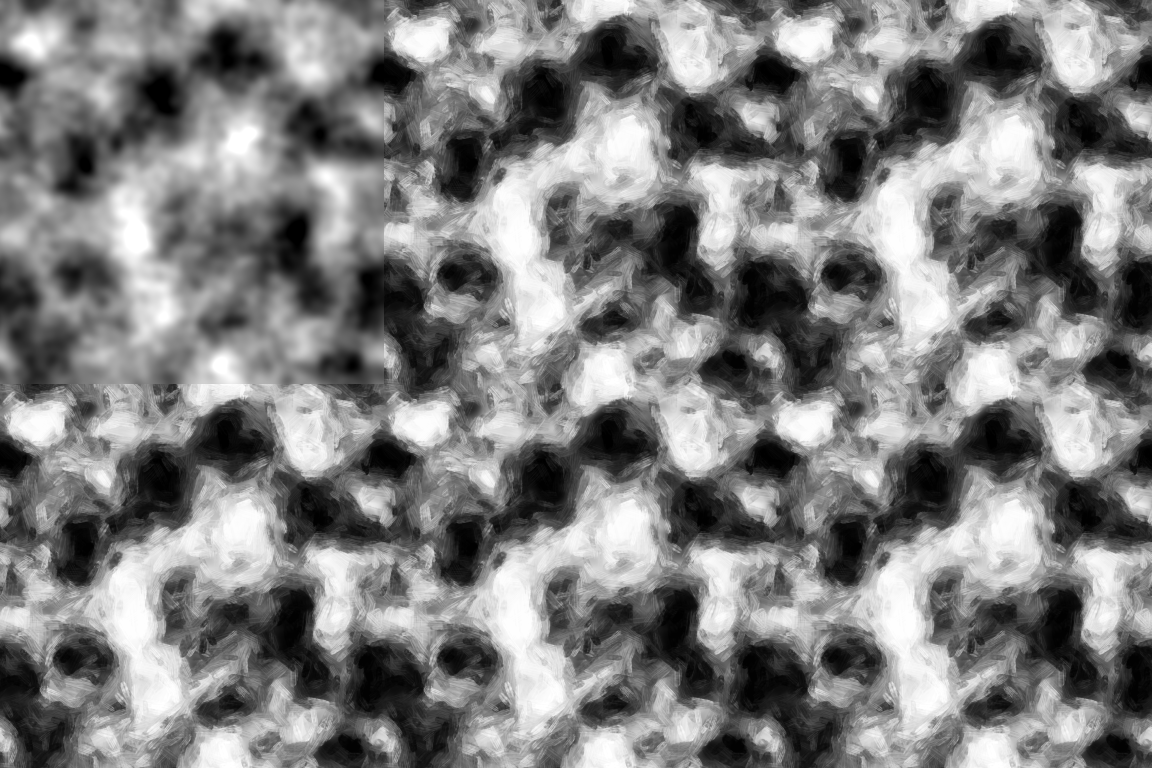
#> input picture Tools/GwenPainterly/BrushNoise/BrushNoise_preview.png, 2304 x 1536 px (shown at 1/2 size); its folder holds only this picture in this run
$ python bake_brush_noise.py --source BrushNoise_preview.png
#> lines starting #> are read from the running program, lines starting #| are printed output that depends on the picture
"""Bake a hand-painted (brush stroke) noise map, tileable.

Same idea as the Blender "Paint System" addon's *Brush Painter* image filter (shown in
https://www.youtube.com/watch?v=TWA-CJ4Qf14), i.e. a Hertzmann style layered stroke painter:

  1. source image  = tileable band-limited noise (or --source <image>, treated as tileable)
  2. colour guide  = Gaussian blurred source (--gaussian-sigma, px)
  3. direction     = gradient of the (more strongly) blurred source; the brush is rotated by the gradient angle,
                     so with an upright brush the stroke runs along the iso-lines (--rotation-offset adds degrees)
  4. N steps (--steps) from big brush (--max-scale) to small brush (--min-scale), opacity --start-opacity -> --end-opacity;
     per step random stamps until `coverage_density` of the image area is covered (overlap factor 0.7),
     each stamp takes the colour of the blurred source at its centre
  5. everything wraps around (torus) -> the result tiles seamlessly, which a world-space stroke threshold map needs

This is an independent re-implementation of that published idea (numpy + cv2), it does not contain addon code.
Brushes: procedural dry-bristle strokes by default, or --brush-folder <dir of RGBA/gray PNG stamps> (alpha = mask).
NOTE the addon's own brush PNGs are GPL-3.0; keep them outside the repo unless you are fine with that.

Outputs (Tools/GwenPainterly/BrushNoise/, or --out):
  <name>.png            16-bit gray, linear (import with sRGB OFF, wrap = Repeat)
  <name>_preview.png    source | painted | 2x2 tiling (seam check)
  <name>.json           parameters + seam statistics

  python bake_brush_noise.py --size 2048 --seed 7
"""
import argparse, glob, json, time
from pathlib import Path
import numpy as np, cv2

ap = argparse.ArgumentParser()
ap.add_argument('--size', type=int, default=2048)
ap.add_argument('--seed', type=int, default=7)
ap.add_argument('--name', default='BrushNoise')
ap.add_argument('--out', default=str(Path(__file__).resolve().parent))
ap.add_argument('--source', default=None, help='gray/colour image used as the source instead of generated noise (treated as tileable)')
ap.add_argument('--noise-scale', type=float, default=0.05, help='feature size of the generated source noise, fraction of image size')
ap.add_argument('--octaves', type=int, default=3)
# Brush Painter parameters (defaults = addon defaults, flow sigma is separate here)
ap.add_argument('--coverage-density', type=float, default=0.7)
ap.add_argument('--steps', type=int, default=5)
ap.add_argument('--min-scale', type=float, default=0.05, help='smallest brush, fraction of image size')
ap.add_argument('--max-scale', type=float, default=0.14, help='biggest brush, fraction of image size')
ap.add_argument('--start-opacity', type=float, default=0.4)
ap.add_argument('--end-opacity', type=float, default=1.0)
ap.add_argument('--gaussian-sigma', type=float, default=3.0, help='blur (px) of the colour the stamps pick up')
ap.add_argument('--flow-sigma', type=float, default=28.0, help='blur (px) before the gradient that drives the stroke direction')
ap.add_argument('--gradient-threshold', type=float, default=0.0, help='skip stamps where normalised gradient magnitude is below this')
ap.add_argument('--rotation-offset', type=float, default=0.0, help='degrees added to the gradient angle')
ap.add_argument('--random-rotation', type=float, default=30.0, help='+-range/2 degrees of random extra rotation per stamp')
ap.add_argument('--rotation-bins', type=int, default=180)
ap.add_argument('--brush-folder', default=None)
ap.add_argument('--procedural-brushes', type=int, default=12)
ap.add_argument('--stroke-tone', type=float, default=0.25, help='how strongly the brush bristle streaks modulate the stamp colour (0 = flat colour like the addon)')
ap.add_argument('--stamp-jitter', type=float, default=0.16, help='random +- tone offset per stamp')
ap.add_argument('--brush-aspect', type=float, default=0.35, help='procedural brush width / length (smaller = longer strokes)')
ap.add_argument('--contrast', type=float, default=1.0, help='stretch of the source around 0.5 before painting')
ap.add_argument('--no-equalize', action='store_true', help='keep the painted values; default rank-equalises to a uniform histogram (so threshold = coverage)')
args = ap.parse_args()

T0 = time.time()
log = lambda *a: print(f'[{time.time() - T0:6.1f}s]', *a, flush=True)
rng = np.random.default_rng(args.seed)
S = args.size
H = W = S


# ------------------------------------------------------------------ periodic helpers
def periodic_gaussian(img, sigma):
    """Gaussian blur with wrap-around (FFT), keeps tileability."""
    if sigma <= 0:
        return img.astype(np.float32, copy=True)
    h, w = img.shape
    fy = np.fft.fftfreq(h).astype(np.float32)[:, None]
    fx = np.fft.rfftfreq(w).astype(np.float32)[None, :]
    g = np.exp(np.float32(-2.0 * np.pi ** 2 * sigma ** 2) * (fx ** 2 + fy ** 2))   # float32 + rfft: low memory (box is near its commit limit)
    spec = np.fft.rfft2(img.astype(np.float32))
    spec *= g
    return np.fft.irfft2(spec, s=(h, w)).astype(np.float32)


def normalise01(a, lo=1.0, hi=99.0):
    l, h = np.percentile(a, [lo, hi])
    return np.clip((a - l) / max(h - l, 1e-8), 0.0, 1.0).astype(np.float32)


def make_source():
    if args.source:
        im = cv2.imread(args.source, cv2.IMREAD_UNCHANGED)
#> im is the input picture: shape (1536, 2304); min 0, max 255, mean 127.1
        if im.ndim == 3:
            im = cv2.cvtColor(im[..., :3], cv2.COLOR_BGR2GRAY)
        im = im.astype(np.float32) / (65535.0 if im.dtype == np.uint16 else 255.0)
        return cv2.resize(im, (W, H), interpolation=cv2.INTER_AREA)
    acc = np.zeros((H, W), np.float32)
    amp, sig = 1.0, args.noise_scale * S
    for _ in range(args.octaves):
        n = periodic_gaussian(rng.standard_normal((H, W)).astype(np.float32), sig)
        acc += amp * (n / max(n.std(), 1e-8))
        amp *= 0.5
        sig *= 0.5
    return normalise01(acc)


# ------------------------------------------------------------------ brushes
def procedural_brush(r, size=192):
    """Upright dry-bristle stroke (long axis = image vertical), alpha mask in [0, 1]."""
    L = size                                     # length
    Wd = max(8, int(size * args.brush_aspect * r.uniform(0.8, 1.25)))   # width
    v = np.linspace(-1, 1, L)[:, None]           # along stroke
    u = np.linspace(-1, 1, Wd)[None, :]          # across
    bend = r.uniform(-0.35, 0.35)
    uu = u - bend * v ** 2                       # curved stroke
    uu = uu / np.sqrt(np.clip(1.0 - np.abs(v) ** 3, 0.04, 1.0))   # round both ends (otherwise stamps look like rectangles)
    # ragged side edges
    edge = 1.0 - 0.18 * r.random() - 0.12 * np.abs(np.convolve(r.standard_normal(L), np.ones(9) / 9, 'same'))[:, None] * 3
    body = np.clip((edge - np.abs(uu) ** 3) * 6.0, 0, 1)
    # tapered ends, tail frayed
    head = np.clip((1.0 - np.abs(v)) * r.uniform(4, 8), 0, 1)
    tail_fray = np.clip((1.0 - np.maximum(v, 0) * 1.0), 0, 1)
    # bristle streaks (1D noise across, slowly drifting along)
    k = Wd
    streak = r.standard_normal(k)
    streak = np.convolve(streak, np.ones(3) / 3, 'same')
    streak = (streak - streak.min()) / max(np.ptp(streak), 1e-8)
    drift = periodic_gaussian(r.standard_normal((L, Wd)).astype(np.float32), 6.0)
    drift /= max(drift.std(), 1e-8)
    bristle = np.clip(0.55 + 0.7 * (streak[None, :] - 0.5) + 0.12 * drift, 0, 1)
    dry = np.clip(1.0 - np.maximum(v, 0) * r.uniform(0.2, 0.6) * (1.0 - bristle) * 3.0, 0, 1)   # dry brush skips towards the end
    a = body * head * tail_fray ** 0.5 * bristle * dry
    a = cv2.GaussianBlur(a.astype(np.float32), (0, 0), 0.8)
    tone_l = (streak[None, :] - 0.5) * 2.0 + 0.0 * drift               # bristle streak light/dark across the stroke, ~[-1, 1] (no fine grain)
    tone_l = cv2.GaussianBlur(tone_l.astype(np.float32), (0, 0), 1.5)
    out = np.zeros((L, L), np.float32)           # pad to square (centre), like the addon does for non-square brushes
    tone = np.zeros((L, L), np.float32)
    x0 = (L - Wd) // 2
    out[:, x0:x0 + Wd] = a
    tone[:, x0:x0 + Wd] = tone_l
    return np.clip(out * 1.15, 0, 1), np.clip(tone, -1, 1)


def load_brushes():
    if args.brush_folder:
        fs = []
        for e in ('png', 'jpg', 'jpeg', 'bmp', 'tif', 'tiff'):
            fs += glob.glob(str(Path(args.brush_folder) / f'*.{e}'))
        out = []
        for f in sorted(fs):
            im = cv2.imread(f, cv2.IMREAD_UNCHANGED)
            if im is None:
                continue
            a = im[..., 3] if im.ndim == 3 and im.shape[2] == 4 else (cv2.cvtColor(im[..., :3], cv2.COLOR_BGR2GRAY) if im.ndim == 3 else im)
            a = np.clip(a.astype(np.float32) / (65535.0 if a.dtype == np.uint16 else 255.0), 0, 1)
            h, w = a.shape
            m = max(h, w)
            sq = np.zeros((m, m), np.float32)
            sq[(m - h) // 2:(m - h) // 2 + h, (m - w) // 2:(m - w) // 2 + w] = a
            out.append((sq, np.zeros_like(sq)))
        if out:
            log(f'loaded {len(out)} brushes from {args.brush_folder}')
            return out
        log('brush folder empty, falling back to procedural brushes')
    br = np.random.default_rng(args.seed + 1000)
    return [procedural_brush(br) for _ in range(args.procedural_brushes)]


rot_cache = {}


def rotated(brush_id, brush, angle_deg):
    b = int(round((angle_deg % 360.0) / 360.0 * args.rotation_bins)) % args.rotation_bins
    key = (brush_id, b)
    r = rot_cache.get(key)
    if r is None:
        a = b / args.rotation_bins * 360.0
        h, w = brush[0].shape
        c = (w / 2.0, h / 2.0)
        # cv2 positive angle = counter-clockwise on screen; our angles are image coords (x -> y), hence the minus
        M = cv2.getRotationMatrix2D(c, -a, 1.0)
        cs, sn = abs(M[0, 0]), abs(M[0, 1])
        nw, nh = int(np.ceil(h * sn + w * cs)), int(np.ceil(h * cs + w * sn))
        M[0, 2] += nw / 2.0 - c[0]
        M[1, 2] += nh / 2.0 - c[1]
        r = tuple(cv2.warpAffine(b, M, (nw, nh), flags=cv2.INTER_LINEAR, borderValue=0) for b in brush)
        rot_cache[key] = r
    return r


# ------------------------------------------------------------------ painter
src = make_source()
if args.contrast != 1.0:
    src = np.clip((src - 0.5) * args.contrast + 0.5, 0, 1).astype(np.float32)
color = periodic_gaussian(src, args.gaussian_sigma)
flow = periodic_gaussian(src, args.flow_sigma)
gx = (np.roll(flow, -1, 1) - np.roll(flow, 1, 1)) * 0.5
gy = (np.roll(flow, -1, 0) - np.roll(flow, 1, 0)) * 0.5
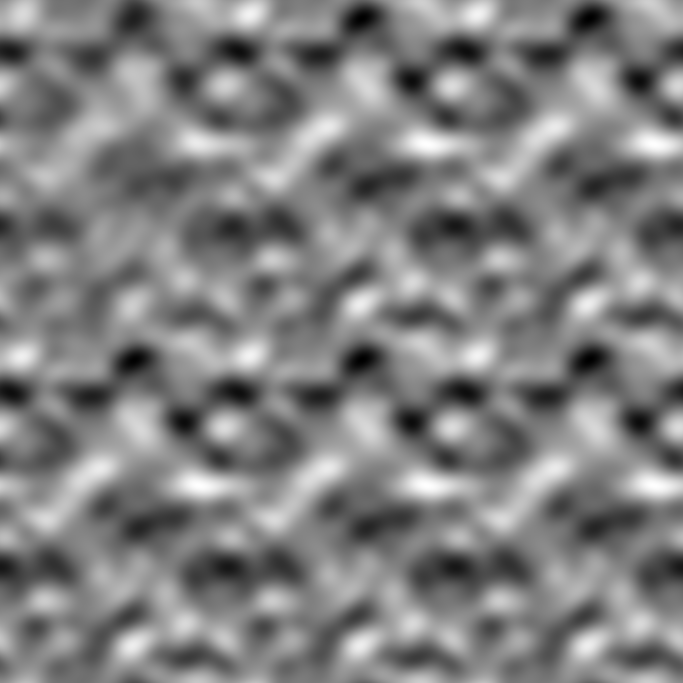
#> gy: shape (2048, 2048) float32 (shown at 1/3 size); min -0.00933, max 0.00912, mean -5.23e-12; drawn with min black and max white
mag = np.hypot(gx, gy)
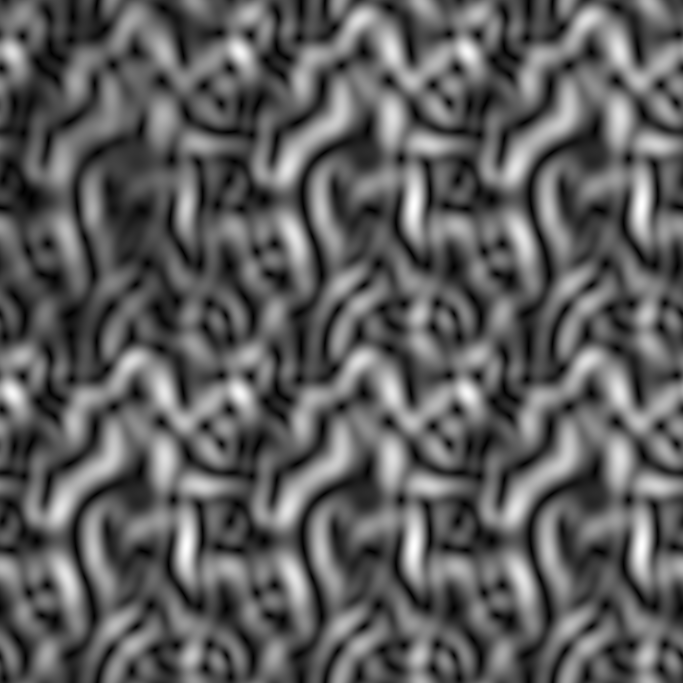
#> mag: shape (2048, 2048) float32 (shown at 1/3 size); min 3.47e-06, max 0.0112, mean 0.00414; drawn with min black and max white
mag = mag / max(float(mag.max()), 1e-8)
theta = np.degrees(np.arctan2(gy, gx))
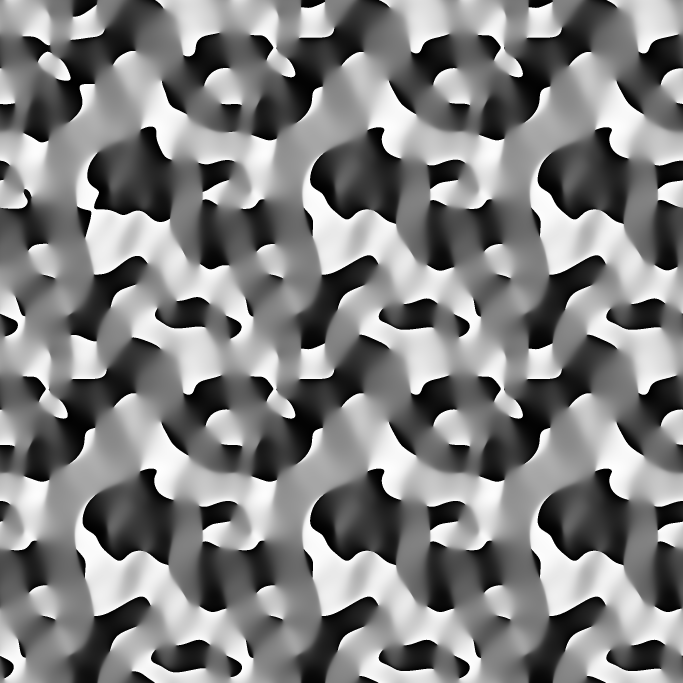
#> theta: shape (2048, 2048) float32 (shown at 1/3 size); min -180, max 180, mean 2.7; drawn with min black and max white
log('source + flow field done')

brushes = load_brushes()
canvas = src.copy()                               # overlay on input, like the addon
stamps_total = 0
for step in range(args.steps):
    t = 0.0 if args.steps == 1 else step / (args.steps - 1)
    scale = args.min_scale if args.steps == 1 else args.max_scale + (args.min_scale - args.max_scale) * t
    opacity = args.end_opacity if args.steps == 1 else args.start_opacity + (args.end_opacity - args.start_opacity) * t
    bsize = max(2, int(scale * S))
    sized = [tuple(cv2.resize(x, (bsize, bsize), interpolation=cv2.INTER_AREA if bsize < x.shape[0] else cv2.INTER_LINEAR) for x in b) for b in brushes]
    avg_area = float(np.mean([(b[0] > 0).sum() for b in sized]))
    n = int(H * W * args.coverage_density / max(avg_area * 0.7, 1.0))
    n = max(50, min(n, H * W // 8))
    ys = rng.integers(0, H, n)
    xs = rng.integers(0, W, n)
    bi = rng.integers(0, len(sized), n)
    rr = rng.uniform(-0.5, 0.5, n) * args.random_rotation
    jit = rng.uniform(-1, 1, n) * args.stamp_jitter
    used = 0
    for k in range(n):
        y, x = int(ys[k]), int(xs[k])
        if mag[y, x] < args.gradient_threshold:
            continue
        m = rotated((step, int(bi[k])), sized[bi[k]], theta[y, x] + args.rotation_offset + rr[k])
        m, tone = m
        bh, bw = m.shape
        iy = (np.arange(bh) + y - bh // 2) % H
        ix = (np.arange(bw) + x - bw // 2) % W
        idx = np.ix_(iy, ix)
        a = m * opacity
        c = color[y, x] + jit[k] + args.stroke_tone * 0.5 * tone
        canvas[idx] = canvas[idx] * (1.0 - a) + c * a
        used += 1
    stamps_total += used
    log(f'step {step + 1}/{args.steps}: brush {bsize}px opacity {opacity:.2f} stamps {used}/{n}')
#> this loop made 5 passes
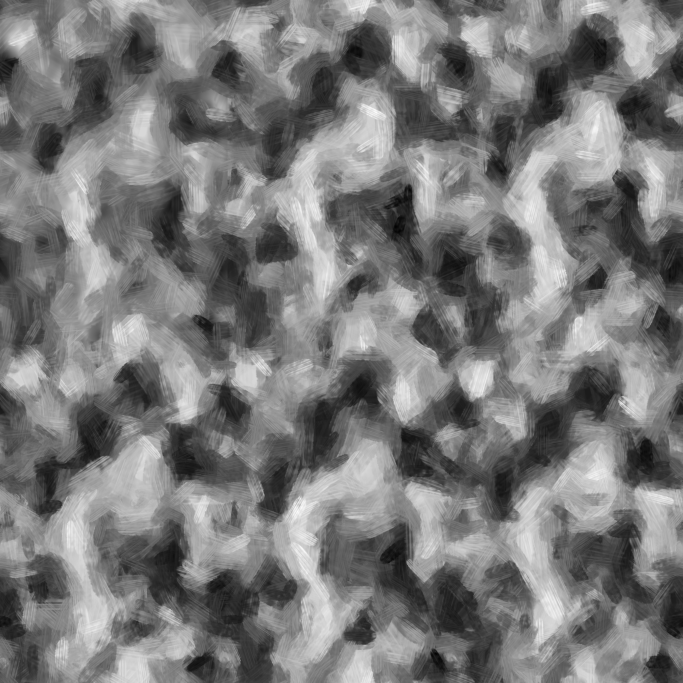
#> canvas: shape (2048, 2048) float32 (shown at 1/3 size); min -0.145, max 1.21, mean 0.503; drawn with min black and max white

painted = np.clip(canvas, 0, 1)
if not args.no_equalize:
    order = np.argsort(painted.ravel(), kind='stable')
    ranks = np.empty(order.size, np.float32)
    ranks[order] = np.arange(order.size, dtype=np.float32) / (order.size - 1)
    painted = ranks.reshape(H, W)
else:
    painted = np.clip(painted, 0, 1)


# ------------------------------------------------------------------ outputs
def seam_stats(a):
    inner_x = float(np.abs(a[:, 1:] - a[:, :-1]).mean())
    inner_y = float(np.abs(a[1:] - a[:-1]).mean())
    return dict(wrap_x=float(np.abs(a[:, 0] - a[:, -1]).mean()), inner_x=inner_x,
                wrap_y=float(np.abs(a[0] - a[-1]).mean()), inner_y=inner_y)


out = Path(args.out)
out.mkdir(parents=True, exist_ok=True)
cv2.imwrite(str(out / f'{args.name}.png'), np.round(painted * 65535.0).astype(np.uint16))
half = 768
tile = np.tile(cv2.resize(painted, (half, half), interpolation=cv2.INTER_AREA), (2, 2))
left = cv2.resize(src, (1536 // 2, 1536 // 2), interpolation=cv2.INTER_AREA)
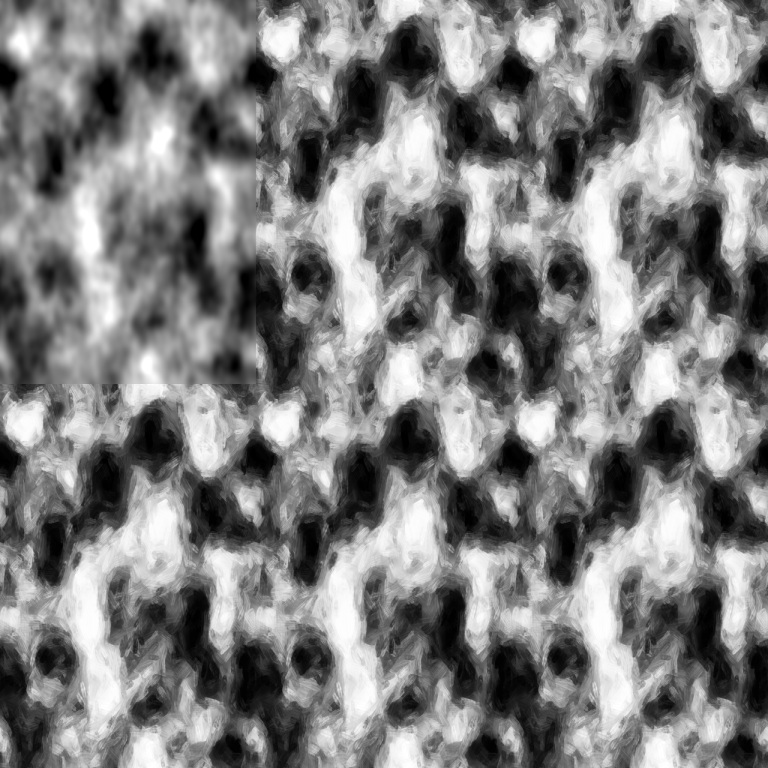
#> left: shape (768, 768) float32; min 0, max 1, mean 0.498
mid = cv2.resize(painted, (1536 // 2, 1536 // 2), interpolation=cv2.INTER_AREA)
col = np.vstack([left, mid])
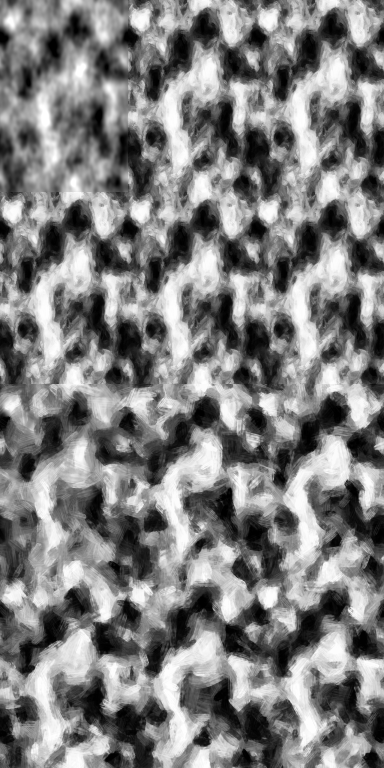
#> col: shape (1536, 768) float32 (shown at 1/2 size); min 0, max 1, mean 0.499
prev = np.hstack([col, tile[:1536, :1536]])
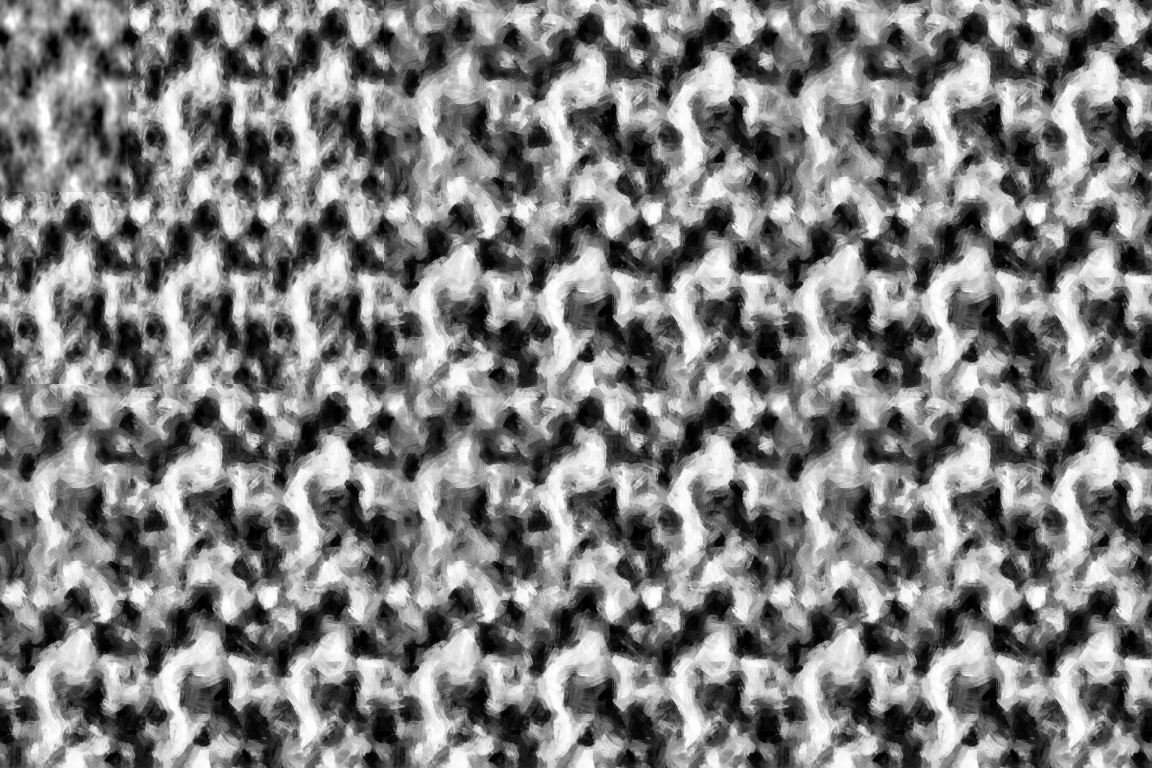
#> prev: shape (1536, 2304) float32 (shown at 1/2 size); min 0, max 1, mean 0.5
cv2.imwrite(str(out / f'{args.name}_preview.png'), np.round(prev * 255.0).astype(np.uint8))
stats = seam_stats(painted)
(out / f'{args.name}.json').write_text(json.dumps(dict(args=vars(args), stamps=stamps_total, seam=stats), indent=2), encoding='utf-8')
log('seam (wrap vs inner neighbour diff):', {k: round(v, 5) for k, v in stats.items()})
log('wrote', out / f'{args.name}.png')
